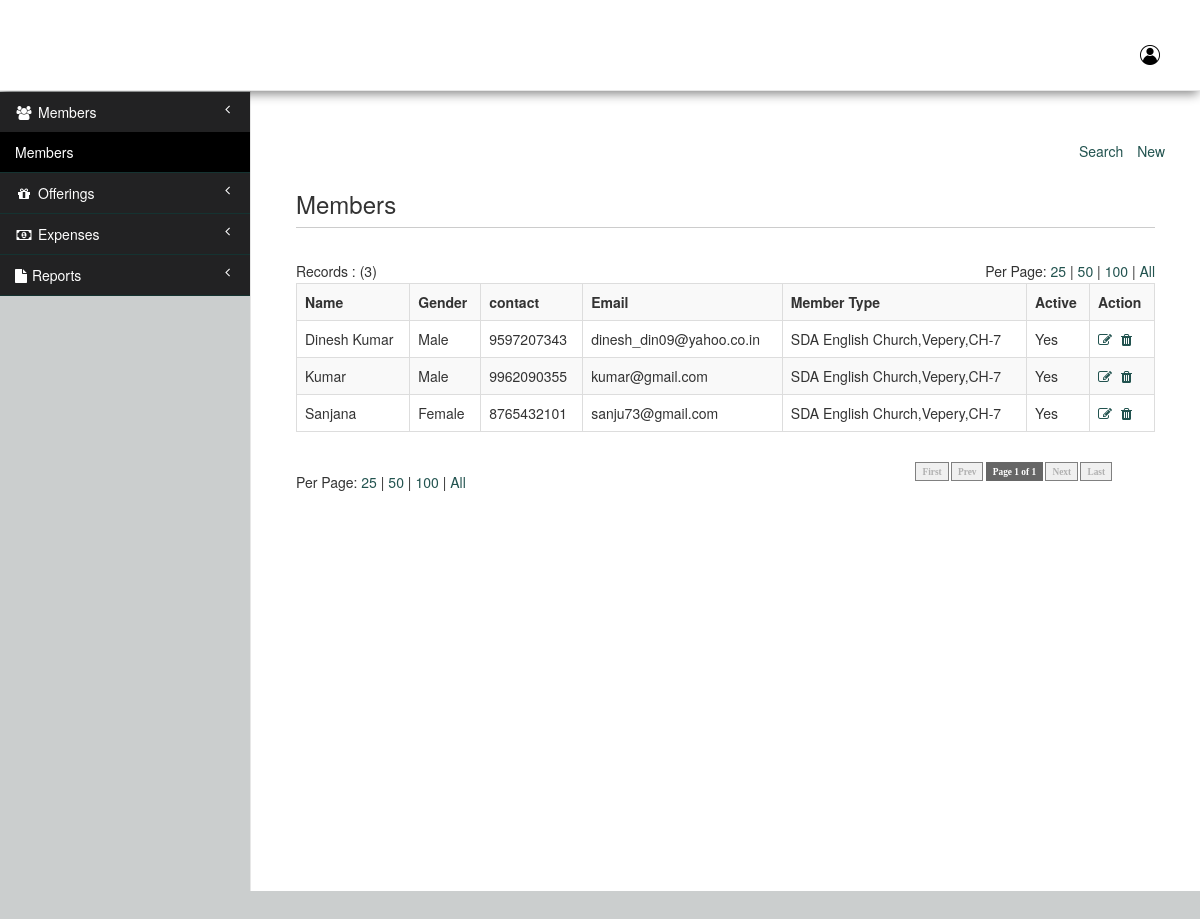
The page /bc/07062021/membersList.php (signed in) on the database its author committed.
### tables this page shows
CREATE TABLE IF NOT EXISTS `members` (
  `id` int(11) NOT NULL AUTO_INCREMENT,
  `cid` int(11) NOT NULL,
  `name` varchar(100) NOT NULL,
  `age` int(5) NOT NULL,
  `gender` varchar(5) NOT NULL,
  `email` varchar(100) NOT NULL,
  `mobile` bigint(20) NOT NULL,
  `address` text NOT NULL,
  `dob` int(11) DEFAULT NULL,
  `doa` int(11) DEFAULT NULL,
  `is_child_sch` int(2) DEFAULT NULL,
  `no_of_child_sch` int(2) DEFAULT NULL,
  `created_by` int(11) NOT NULL,
  `created_at` int(11) NOT NULL,
  `updated_by` int(11) DEFAULT NULL,
  `updated_at` int(11) DEFAULT NULL,
  `active` int(1) DEFAULT '1',
  `member_type` int(1) NOT NULL,
  PRIMARY KEY (`id`)
);

### bc/07062021/membersList.php (the view, shortened to what this page needs)
<?php
    require_once('includes/header.php');
    require_once('includes/config.php');
    require_once("includes/pagination.php");
    $cond = '';
    $cid = $_SESSION['cid'];
    $query = "SELECT * FROM members where cid = ".$cid." and active in (1,0)".$cond;
    $result = mysqli_query($con,$query);
    $total_items = mysqli_num_rows($result);
    $limit = (isset($_GET["limit"])) ? $_GET["limit"] : 25;
    $page = (isset($_GET["page"]))? $_GET["page"] : 1;
    if( $limit == 'all' ) {
        $total_category = ceil($total_items / $total_items);
    }
    else {
        $total_category = ceil($total_items / $limit);
    }
    $set_limit = (($page*$limit)-$limit);
    $reload = $_SERVER['PHP_SELF'] . "?limit=" . $limit;
?>
    <div id="wrapper">
        <?php require_once('includes/menu.php'); ?>
        <div id="page-wrapper">
            <div class="row">
                <div class="col-lg-12">
                    <br/>
                    <ul class="list-inline pull-right bbottom">
                        <li>
                            <a href="javascript:void(0);" data-toggle="collapse" data-target="#pSearch">Search</a>
                        </li>
                        <li>
                            <a href="newMember.php">New</a>
                        </li>
                    </ul>
                </div>
                <div class="col-lg-12">
                    <section id="content" style="border-bottom:none;">
                    <article id="cleft">
                    <div class="col-lg-12">
                        <h3>Members</h3>
                        <table width="100%" cellpadding="0" cellspacing="0" border="0">
                            <?php
                                $limit_data = "";
                                if( $limit !='all') {
                                    $limit_data .= " LIMIT $set_limit, $limit";
                                }
                                $fquery = "SELECT * from members where cid= ".$cid." and active in (1,0) $cond $limit_data";
                                $fresult = mysqli_query($con,$fquery);
                                if( $total_items>0 ) { ?>
                                <tr height="25" valign="middle">
                                    <td>Records : (<?php echo $total_items;?>)</td>
                                    <td colspan="4" align="right">
                                        <?php echo("Per Page:
                                            <a href=$reload?limit=25&page=1>25</a> |
                                            <a href=$reload?limit=50&page=1>50</a> |
                                            <a href=$reload?limit=100&page=1>100</a> |
                                            <a href=$reload?limit=all&page=1>All</a><br/>
                                        ");
                                        ?>
                                    </td>
                                </tr>
                        </table>
                        <table class="table table-striped table-bordered table-hover">
                            <tr>
                                <th> Name</th>
                                <th> Gender </th>
                                <th> contact </th>
                                <th> Email </th>
                                <th> Member Type </th>
                                <th> Active </th>
                                <th> Action </th>
                            </tr>
                        <?php while( $row = mysqli_fetch_assoc($fresult)){
                            $id       = $row['id'];
                            $name     = $row['name'];
                            $gender   = $row['gender'];
                            $mobile   = $row['mobile'];
                            $email    = $row['email'];
                            $mtype    = $row['member_type'];
                            $active   = $row['active'];
                        ?>
                            <tr>
                                <td>
                                    <span><?php echo $name; ?> </span>
                                </td>
                                <td>
                                    <span><?php if( $gender == 'M') { echo 'Male'; } else{ echo 'Female'; } ?> </span>
                                </td>
                                <td>
                                    <span><?php echo $mobile;?> </span>
                                </td>
                                <td>
                                    <span><?php echo $email;?> </span>
                                </td>
                                <td>
                                    <span><?php if ( $mtype == 1 ) {  echo 'SDA English Church,Vepery,CH-7'; } else{ echo 'Visitor'; } ?> </span>
                                </td>
                                <td>
                                    <span><?php if ( $active ) {  echo 'Yes'; } else{ echo 'No'; } ?> </span>
                                </td>
                                <td>
                                    <span class="icons"><a href="editMember.php?id=<?php echo $id;?>" id="<?php echo $id;?>"><i class="fa fa-edit"></i></a></span>
                                    <span class="icons"><a href="javascript:void(0);" id="<?php echo $id;?>" data-id="<?php echo $id;?>" class="deleteMember"><i class="fa fa-trash"></i></a></span>
                                </td>
                            </tr>
                        <?php } ?>
                        <?php } ?>
                        </table>
                        <table width="95%" border="0" cellspacing="0" cellpadding="0"  border="0">
                            <tr>
                            <td height="25">
                                <?php
                                    echo("<br/>Per Page:
                                    <a href=$reload?limit=25&page=1>25</a> |
                                    <a href=$reload?limit=50&page=1>50</a> |
                                    <a href=$reload?limit=100&page=1>100</a> |
                                    <a href=$reload?limit=all&page=1>All</a><br/>
                                    ");
                                ?>
                            </td>
                            <td align="right">
                                <?php echo paginate_one( $reload, $page, $total_category ); ?>
                            </td>
                            </tr>
                        </table>
                    </div>
                    </article>
                </section>
                </div>
            </div>
            </div>
        </div>
<?php require_once('includes/footer.php'); ?>

### rows shown on the page
members: name "Dinesh Kumar", gender "Male", mobile "9597207343", email "dinesh_din09@yahoo.co.in", member_type "SDA English Church,Vepery,CH-7", active "Yes"
members: name "Kumar", gender "Male", mobile "9962090355", email "kumar@gmail.com", member_type "SDA English Church,Vepery,CH-7", active "Yes"
members: name "Sanjana", gender "Female", mobile "8765432101", email "sanju73@gmail.com", member_type "SDA English Church,Vepery,CH-7", active "Yes"

### other values the page prints
$total_items "3"
$firstlabel "First"
$prevlabel "Prev"
$page "1"
$tpages "1"
$nextlabel "Next"
$lastlabel "Last"
